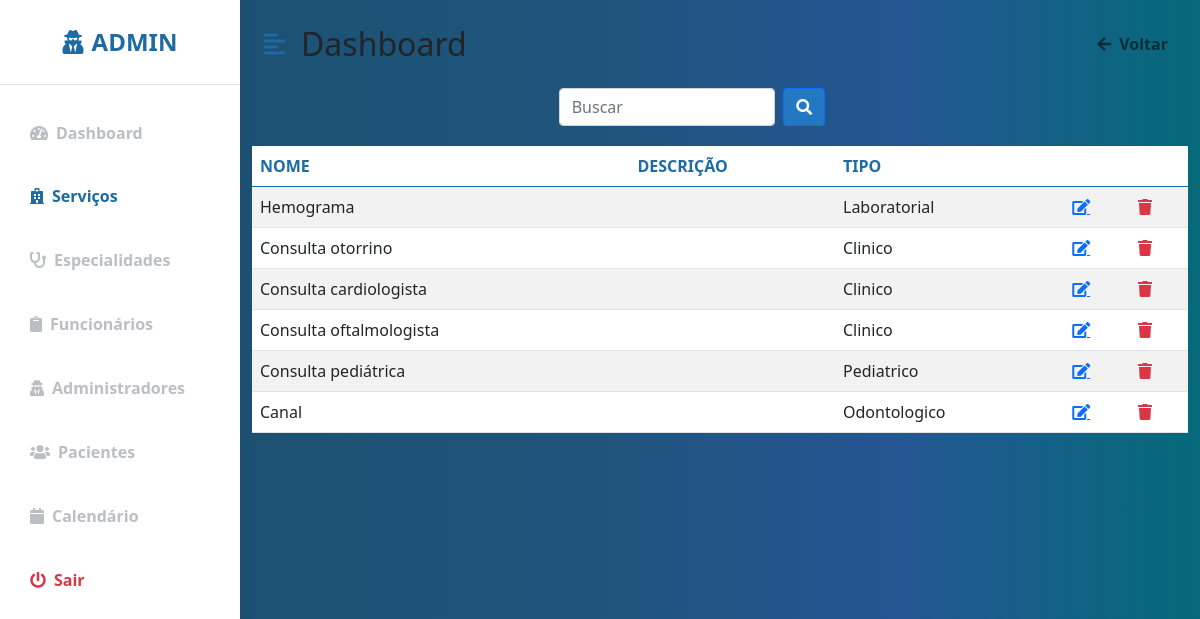
/Clinica_Manoel_Gomes/servicos.php (signed in), run on an earlier commit of the app's database.
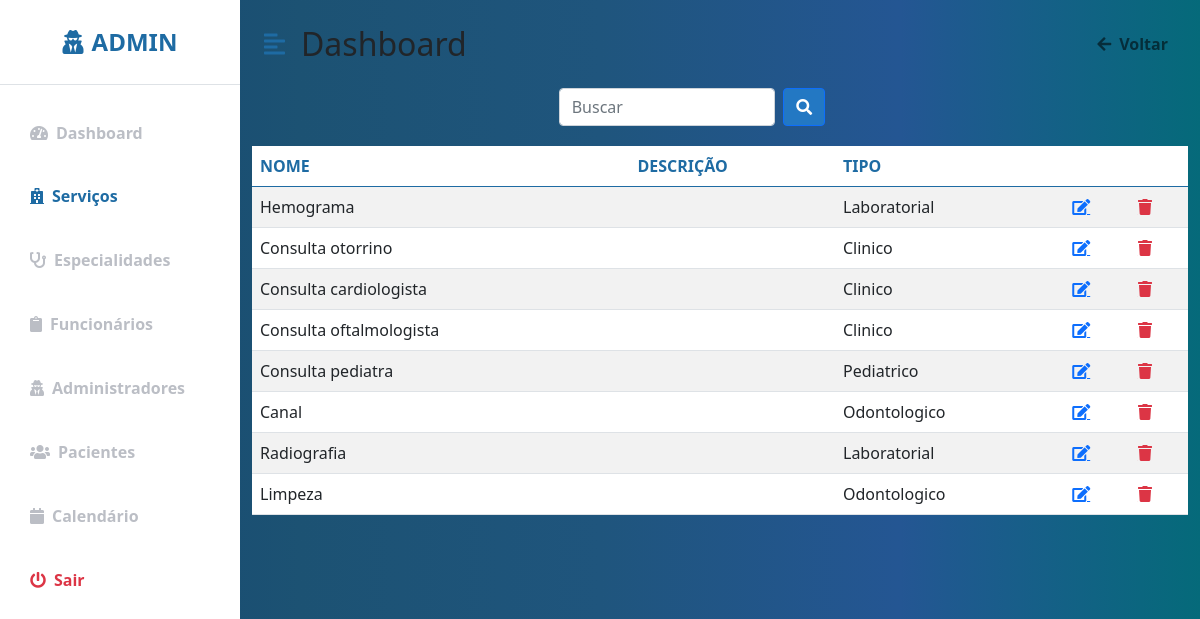
And on a later commit of the database.
### tables this page shows
CREATE TABLE IF NOT EXISTS `servicos` (
  `cod_servico` int(11) NOT NULL AUTO_INCREMENT,
  `nome` varchar(30) NOT NULL,
  `descricao` varchar(120) NOT NULL,
  `tipo_servico` varchar(30) NOT NULL,
  PRIMARY KEY (`cod_servico`)
);

### Clinica_Manoel_Gomes/servicos.php (the view, shortened to what the changed rows need)
<?php
include "conecta_mysql.inc";
?>
<!DOCTYPE html>
<html lang="pt-br">
<head>
    <link href="https://cdn.jsdelivr.net/npm/bootstrap@5.0.0-beta3/dist/css/bootstrap.min.css" rel="stylesheet" />
    <link href="https://cdn.jsdelivr.net/npm/bootstrap@5.0.0-beta3/dist/css/bootstrap.min.css" rel="stylesheet" />
    <link rel="stylesheet" href="https://cdnjs.cloudflare.com/ajax/libs/font-awesome/5.15.3/css/all.min.css" />
    <link rel="stylesheet" href="_css/perfil.css" />
    <link rel="stylesheet" href="https://cdnjs.cloudflare.com/ajax/libs/font-awesome/5.15.3/css/all.min.css" />
</head>
<body>
    <div class="d-flex" id="wrapper">
        <div id="page-content-wrapper">
            <nav class="navbar navbar-expand-lg navbar-light bg-transparent py-4 px-4">
                <div class="d-flex align-items-center">
                    <h2 class="fs-2 m-0">Dashboard</h2>
                </div>
            </nav>
            <div class="block">
                <section class="intro">
                    <div class="gradient-custom-1 h-100">
                        <div class="mask d-flex align-items-center h-100">
                        <div class="container">
                            <div class="row justify-content-center">
                            <div class="col-12">
                                <div class="table-responsive bg-white">
                                <table class="table mb-0  table-striped ">
                                    <thead class="color">
                                    <tr>
                                        <th scope="col">NOME</th>
                                        <th scope="col">DESCRIÇÃO</th>
                                        <th scope="col">TIPO</th>
                                        <th scope="col">  </th>
                                        <th scope="col">  </th>
                                    </tr>
                                    </thead>
                                    <tbody>
                                    <?php
                                        $sql= "SELECT * FROM servicos";
                                        $res= mysqli_query($mysqli,$sql);
                                        $linhas= mysqli_num_rows($res);
                                        for ($i = 0; $i < $linhas; $i++){
                                            $servico = mysqli_fetch_array ($res);
                                            echo"
                                            <tr>
                                            <td>".utf8_decode($servico['nome'])."</td>
                                            <td>".$servico['descricao']."</td>
                                            <td>".$servico['tipo_servico']."</td>
                                            <td><a href='altera_servico.php?cod_servico=".$servico["cod_servico"]."' class='fas fa-edit'></a></td>
                                            <td><a href='excluir_servico.php?cod_servico=".$servico["cod_servico"]."' class='fas fa-trash text-danger'></a></td>
                                            </tr>";
                                        }
                                    ?>
                                    </tbody>
                                </table>
                                </div>
                            </div>
                            </div>
                        </div>
                        </div>
                    </div>
                 </section>
                </div>
    </div>
</body>
</html>

What changed in the data, as far as the page shows it:
removed servicos: nome "Consulta pediátrica", tipo_servico "Pediatrico"
added servicos: nome "Consulta pediatra", tipo_servico "Pediatrico"
added servicos: nome "Radiografia", tipo_servico "Laboratorial"
added servicos: nome "Limpeza", tipo_servico "Odontologico"
